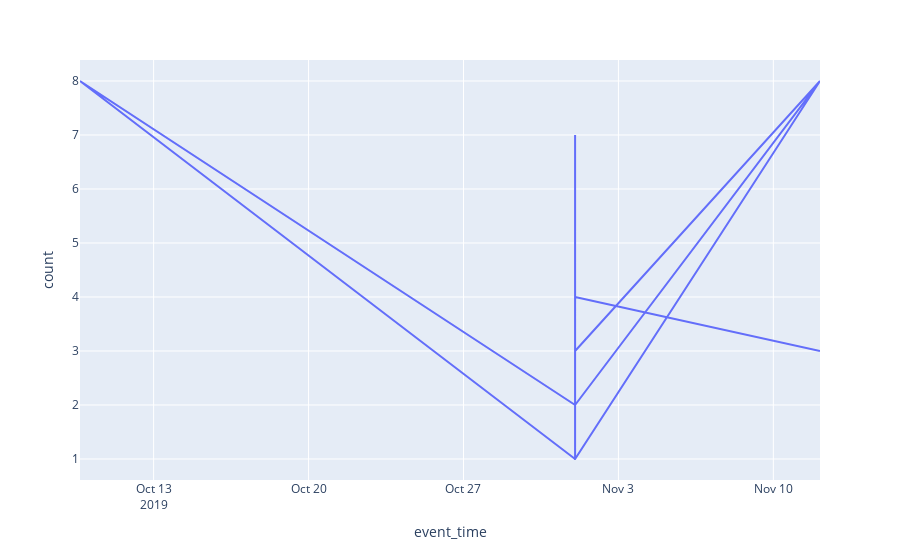

Source (notebook cell):
### Code cell
df = sdf.groupBy("event_time").count().toPandas()

fig = px.line(df, x="event_time", y="count")
fig.show()
